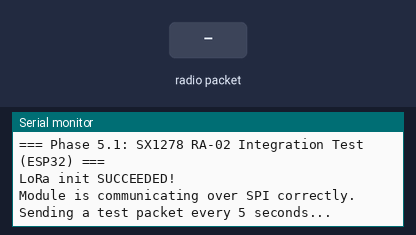
Bench run of a sketch on a simulated ESP32. On the bench: the last lines printed to the serial monitor. Inputs (shaded band) come from the test bench. No radio packets arrive unless stated.

Above: at 1.2 s.
1.3 s: radio packet "1" arrives
At 2.4 s:
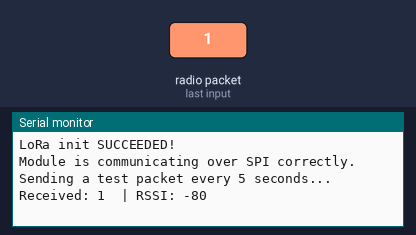
2.8 s: radio packet "0" arrives
At 3.6 s:
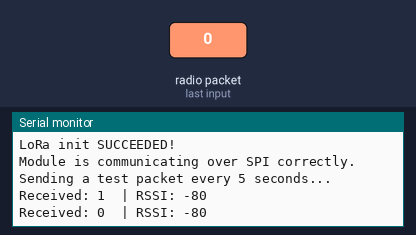
5.8 s: radio packet "2" arrives
At 7.0 s:
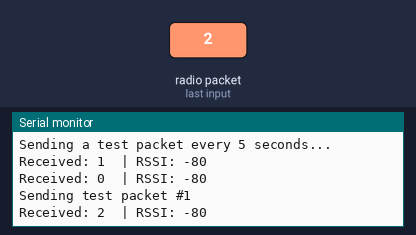

The sketch:

5.1_Integration_Test2.ino
```cpp
/*
  ============================================================
  PHASE 5.1 - SX1278 RA-02 Integration Test
  ============================================================
  Purpose: ONLY verify that the SX1278 RA-02 module is wired
  correctly and communicates with the Arduino over SPI.
  No GPS, no sensors, no packet logic yet - just a basic init
  check and a simple "ping" message every 5 seconds.

  If this sketch prints "LoRa init succeeded!" - 5.1 is done,
  move on to 5.2 (Transmitter Setup).

  If it prints "LoRa init failed" - check wiring, VCC (must be
  3.3V not 5V), and that all pins match your board.

  Board: ESP32 (any dev board - DOIT ESP32 DEVKIT V1, WROOM32, etc.)

  Wiring (ESP32):
    VCC   -> 3.3V
    GND   -> GND
    SCK   -> GPIO 18
    MISO  -> GPIO 19
    MOSI  -> GPIO 23
    NSS   -> GPIO 5
    RESET -> GPIO 14
    DIO0  -> GPIO 26
  ============================================================
*/

#include <SPI.h>
#include <LoRa.h>

// ---------------- ESP32 pin mapping ----------------
#define SS_PIN    5
#define RST_PIN   14
#define DIO0_PIN  26

// ESP32 default VSPI pins (used automatically by SPI.begin() below):
// SCK -> GPIO18, MISO -> GPIO19, MOSI -> GPIO23

// Set to match your region's LoRa frequency for the RA-02 variant you have:
// 433E6 (Asia - common in BD), 868E6 (Europe), 915E6 (North America)
#define LORA_FREQUENCY 433E6

unsigned long lastSend = 0;
int counter = 0;

void setup() {
  Serial.begin(115200);
  while (!Serial) { ; }

  Serial.println();
  Serial.println(F("=== Phase 5.1: SX1278 RA-02 Integration Test (ESP32) ==="));

  // Explicit SPI pin setup for ESP32 (SCK, MISO, MOSI, SS)
  SPI.begin(18, 19, 23, SS_PIN);
  LoRa.setPins(SS_PIN, RST_PIN, DIO0_PIN);

  if (!LoRa.begin(LORA_FREQUENCY)) {
    Serial.println(F("LoRa init FAILED."));
    Serial.println(F("Check: wiring, 3.3V power, correct frequency, loose jumpers."));
    while (true) {
      delay(1000); // halt here so the failure is obvious
    }
  }

  Serial.println(F("LoRa init SUCCEEDED!"));
  Serial.println(F("Module is communicating over SPI correctly."));
  Serial.println(F("Sending a test packet every 5 seconds..."));
}

void loop() {
  if (millis() - lastSend >= 5000) {
    lastSend = millis();
    counter++;

    Serial.print(F("Sending test packet #"));
    Serial.println(counter);

    LoRa.beginPacket();
    LoRa.print("Hello from SX1278 #");
    LoRa.print(counter);
    LoRa.endPacket();
  }

  // Also print anything received (in case a second module is listening)
  int packetSize = LoRa.parsePacket();
  if (packetSize) {
    Serial.print(F("Received: "));
    while (LoRa.available()) {
      Serial.print((char)LoRa.read());
    }
    Serial.print(F("  | RSSI: "));
    Serial.println(LoRa.packetRssi());
  }
}
```

Measured:
- after the input at 1.3 s, the serial monitor: prints a new line at once (image 1)
- after the input at 2.8 s, the serial monitor: prints a new line at once (image 2)
- after the input at 5.8 s, the serial monitor: prints a new line at once (image 3)
